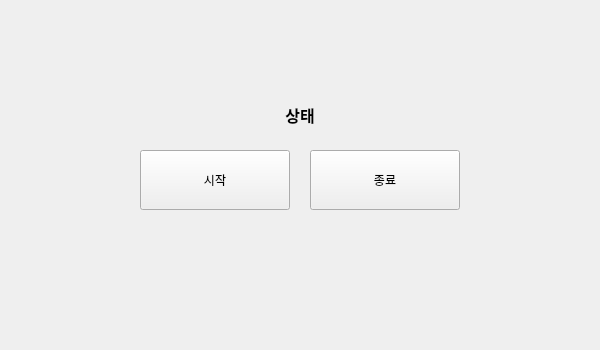
<?xml version="1.0" encoding="UTF-8"?>
<ui version="4.0">
 <class>Form</class>
 <widget class="QWidget" name="Form">
  <property name="geometry">
   <rect>
    <x>0</x>
    <y>0</y>
    <width>600</width>
    <height>350</height>
   </rect>
  </property>
  <property name="contextMenuPolicy">
   <enum>Qt::NoContextMenu</enum>
  </property>
  <property name="windowTitle">
   <string>QtDesigner 연습</string>
  </property>
  <property name="layoutDirection">
   <enum>Qt::RightToLeft</enum>
  </property>
  <widget class="QLabel" name="lblStatus">
   <property name="geometry">
    <rect>
     <x>200</x>
     <y>90</y>
     <width>200</width>
     <height>50</height>
    </rect>
   </property>
   <property name="sizePolicy">
    <sizepolicy hsizetype="Preferred" vsizetype="MinimumExpanding">
     <horstretch>0</horstretch>
     <verstretch>0</verstretch>
    </sizepolicy>
   </property>
   <property name="font">
    <font>
     <family>Magneto</family>
     <pointsize>12</pointsize>
     <weight>75</weight>
     <bold>true</bold>
    </font>
   </property>
   <property name="layoutDirection">
    <enum>Qt::LeftToRight</enum>
   </property>
   <property name="text">
    <string>상태</string>
   </property>
   <property name="alignment">
    <set>Qt::AlignCenter</set>
   </property>
  </widget>
  <widget class="QPushButton" name="btnStart">
   <property name="geometry">
    <rect>
     <x>140</x>
     <y>150</y>
     <width>150</width>
     <height>60</height>
    </rect>
   </property>
   <property name="font">
    <font>
     <family>Malgun Gothic</family>
    </font>
   </property>
   <property name="text">
    <string>시작</string>
   </property>
  </widget>
  <widget class="QPushButton" name="btnStop">
   <property name="geometry">
    <rect>
     <x>310</x>
     <y>150</y>
     <width>150</width>
     <height>60</height>
    </rect>
   </property>
   <property name="font">
    <font>
     <family>Malgun Gothic</family>
    </font>
   </property>
   <property name="text">
    <string>종료</string>
   </property>
  </widget>
 </widget>
 <resources/>
 <connections/>
</ui>
